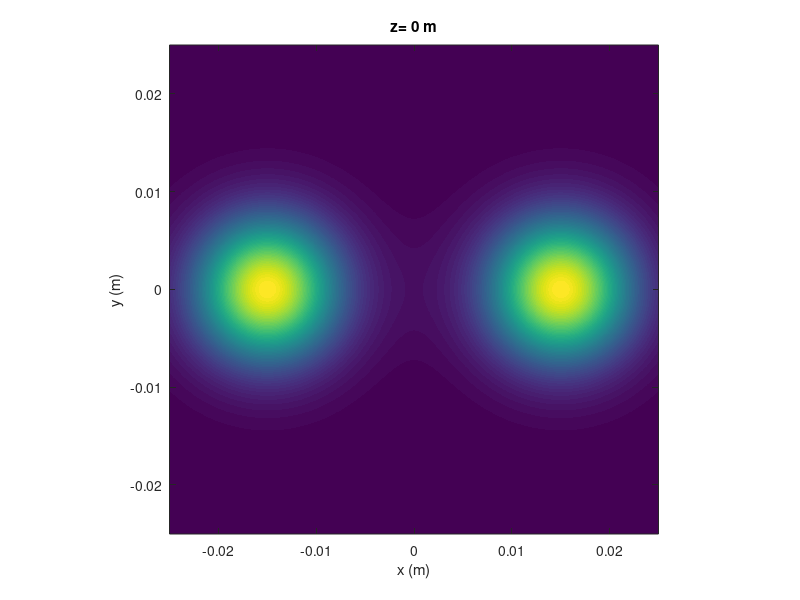

Here is the MATLAB script that generated this plot: (Note: this script raises an error after producing the figure.)
L1=5e-2; %side length
M=2000; %number of samples
dx1=L1/M; %src sample interval
x1=-L1/2:dx1:L1/2-dx1; %src coord
y1=x1;

lambda=0.5*10^-6; %wavelength

z=20; %propagation dist (m)

%parameters for HG00 input signals
w_in = 1e-2;        %width of HG00 signal
x1c = 1.5e-2;         %x-axis position of center of first HG00 signal
y1c = 0;            %y-axis position of center of first HG00 signal
x2c = -1.5e-2;        %x-axis position of center of second HG00 signal
y2c = 0;            %y-axis position of center of second HG00 signal

%% 
% %generate two HG00 input signals

[X1,Y1]=meshgrid(x1,y1);
u1 =  exp(-((X1-x1c).^2 + (Y1-y1c).^2)/(w_in^2)); %first HG00 signal
u2 =  exp(-((X1-x2c).^2 + (Y1-y2c).^2)/(w_in^2)); %second HG00 signal

uin = u1 + u2;
I1=abs(uin.^2); %src irradiance

%% 
% %Plot input signal 

figure(1)
imagesc(x1,y1,I1);
axis square; axis xy;
xlabel('x (m)'); ylabel('y (m)');
title('z= 0 m')
uout=propTF(uin,L1,lambda,z); %propagation
%u2=propIR(u1,L1,lambda,z); %propagation
x2=x1; %obs coords
y2=y1;
I2=abs(uout.^2); %obs irrad

%% 
% %Plot output signal

figure(2) %display obs irrad
imagesc(x2,y2,nthroot(I2,3));%stretch image contrast
axis square; axis xy;
xlabel('x (m)'); ylabel('y (m)');
title(['z= ',num2str(z),' m']);